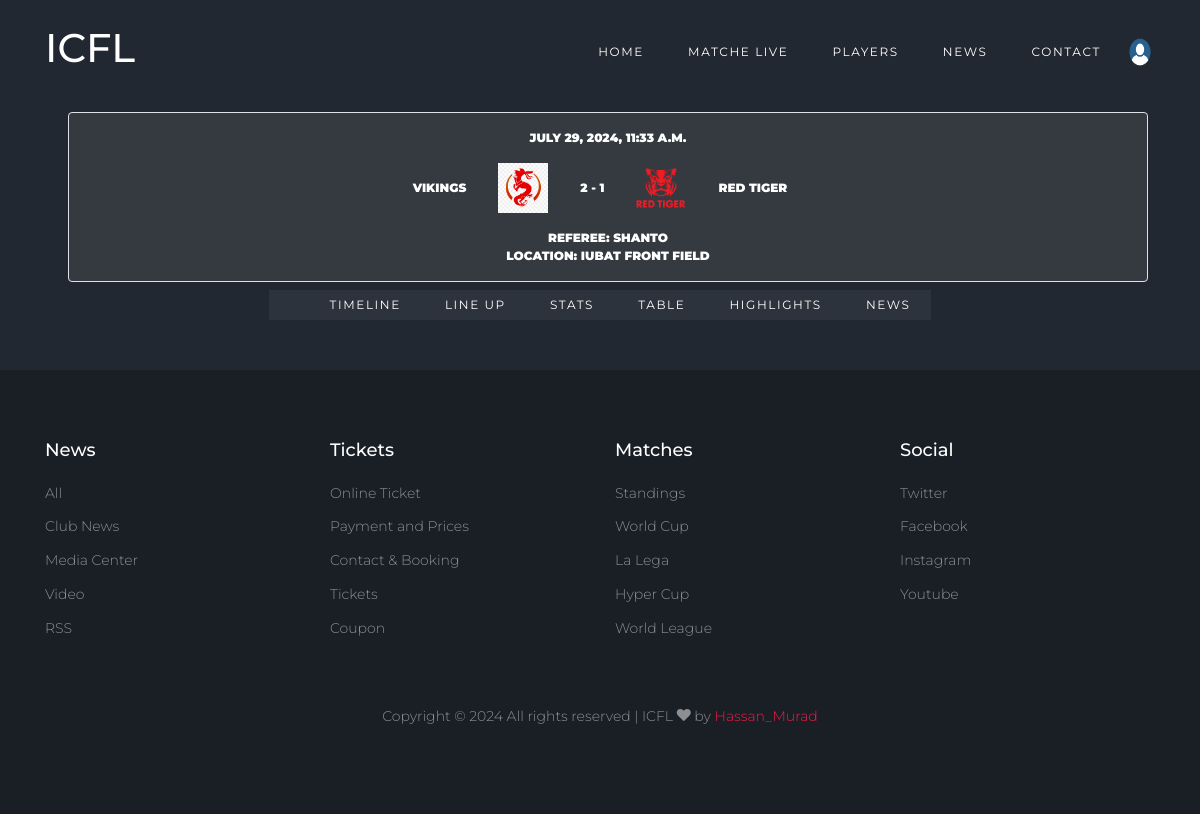
/league/match-info/29/11/8/, run on the app's committed database.
### FootBall/models.py (models this page shows, shortened)
class Match(models.Model):
    left_team = models.ForeignKey(Team, on_delete=models.CASCADE, related_name="left_matches")
    right_team = models.ForeignKey(Team, on_delete=models.CASCADE, related_name="right_matches")
    left_score = models.PositiveIntegerField(default=0, verbose_name="Left Team Score")
    right_score = models.PositiveIntegerField(default=0, verbose_name="Right Team Score")
    scoring_players_left_team = models.ManyToManyField(Player, related_name="left_team_scoring_matches", blank=True)
    scoring_players_right_team = models.ManyToManyField(Player, related_name="right_team_scoring_matches", blank=True)
    Total_assist_left_team = models.ManyToManyField(Player, related_name="left_team_Total_assist", blank=True)
    Total_assist_right_team = models.ManyToManyField(Player, related_name="right_team_Total_assist", blank=True)
    yellow_card_players_left_team = models.ManyToManyField(Player, related_name="left_team_yellow_card_matches", blank=True)
    yellow_card_players_right_team = models.ManyToManyField(Player, related_name="right_team_yellow_card_matches", blank=True)
    red_card_players_left_team = models.ManyToManyField(Player, related_name="left_team_red_card_matches", blank=True)
    red_card_players_right_team = models.ManyToManyField(Player, related_name="right_team_red_card_matches", blank=True)
    player_of_match = models.ForeignKey(Player, related_name="player_of_match", on_delete=models.SET_NULL, null=True, blank=True)
    left_formation = models.CharField(max_length=10, verbose_name="Left Team Formation 4-3-3-1",blank=True,)
    right_formation = models.CharField(max_length=10, verbose_name="Right Team Formation 4-4-2-1",blank=True)
    referee = models.ForeignKey(Referee,  on_delete=models.SET_NULL, null=True, blank=True)
    create_at = models.DateTimeField(verbose_name="Match Time", auto_now_add=False)
    match_details = models.TextField(verbose_name="Match Details",blank=True)
    location = models.CharField(max_length=100, verbose_name="Match Location")
    img = models.ImageField(upload_to='match_images', null=True, blank=True)
    highlights = models.FileField(
        upload_to='videos', null=True, blank=True,
        validators=[FileExtensionValidator(allowed_extensions=['MOV', 'avi', 'mp4', 'webm', 'mkv'])]
    )
    live = models.BooleanField(default=True)

class Team(models.Model):
    team_name = models.CharField(max_length=30, verbose_name="team name")
    team_logo = models.ImageField(upload_to="team_logo", verbose_name="Team Logo")
    coach_name = models.CharField(max_length=20, verbose_name="Coach Name")
    batch_name = models.CharField(choices=BATCH_CHOICES, max_length=20)
    phone = models.CharField(max_length=20, verbose_name="Phone Number")
    email = models.EmailField(max_length=50, verbose_name="Team Email")
    price = models.DecimalField(max_digits=10, decimal_places=2)
    def __str__(self):
        return str(self.team_name)

class Referee(models.Model):
    referee_name = models.CharField(max_length=50, verbose_name="Referee Name")
    referee_img = models.ImageField(upload_to='referee_images')
    phone = models.CharField(max_length=20, verbose_name="Phone Number")
    email = models.EmailField(max_length=50, verbose_name="Email")
    info = models.TextField()
    total_officiated = models.PositiveIntegerField(verbose_name="Total Matches Officiated")
    def __str__(self):
        return self.referee_name

### FootBall/views.py (the view)
# urls.py: path('match-info/<int:match_id>/<int:team1_id>/<int:team2_id>/',views.MatcheInfo,name='match_info'),
def MatcheInfo(request,match_id=None, team1_id=None, team2_id=None):
    match = get_object_or_404(Match, id=match_id)
    left_team_scorers = match.scoring_players_left_team.all()
    right_team_scorers = match.scoring_players_right_team.all()
    left_team_assist = match.Total_assist_left_team.all()
    right_team_assist = match.Total_assist_right_team.all()
    left_team_yellow = match.yellow_card_players_left_team.all()
    right_team_yellow = match.yellow_card_players_right_team.all()
    left_team_red = match.red_card_players_left_team.all()
    right_team_red = match.red_card_players_right_team.all()
    player_of_matches = match.player_of_match
    left_team_players = []
    right_team_players = []
    if match:
        left_team_players = Player.objects.filter(team=match.left_team)
        right_team_players = Player.objects.filter(team=match.right_team)
    team1 = get_object_or_404(Team, id=team1_id)
    team2 = get_object_or_404(Team, id=team2_id)
    now = timezone.now()
    matches =  Match.objects.filter(
        (Q(left_team=team1, right_team=team2) | Q(left_team=team2, right_team=team1)) & Q(create_at__lt=now)
    ).order_by('create_at')
    total_matches = matches.count()
    team1_wins = matches.filter(
        Q(left_team=team1, left_score__gt=F('right_score')) | Q(right_team=team1, right_score__gt=F('left_score'))
    ).count()
    team2_wins = matches.filter(
        Q(left_team=team2, left_score__gt=F('right_score')) | Q(right_team=team2, right_score__gt=F('left_score'))
    ).count()
    draws = matches.filter(left_score=F('right_score')).count()
    events = match.events.order_by('event_time')
    point = TeamStats.objects.all().order_by('-points', '-goals_scored')
    context = {
        'matches': match,
        'left_team_players':left_team_players,
        'right_team_players':right_team_players,
        'left_team_scoring_p':left_team_scorers,
        'right_team_scoring_p':right_team_scorers,
        'left_team_assist':left_team_assist,
        'right_team_assist':right_team_assist,
        'left_team_yellow':left_team_yellow,
        'right_team_yellow':right_team_yellow,
        'left_team_red':left_team_red,
        'right_team_red':right_team_red,
        'player_of_matches':player_of_matches,
        'team1': team1,
        'team2': team2,
        'total_matches': total_matches,
        'team1_wins': team1_wins,
        'team2_wins': team2_wins,
        'draws': draws,
        'allmatches':matches,
        'events':events,
        'teams':point
    }
    return render(request, 'FootBall/matchinfo.html',context)

### FootBall/models.py (called while the page is built)
    def __str__(self):
        return self.player_name

### templates/FootBall/matchinfo.html (shortened to what this page needs)
{% extends 'bases.html' %}
{% load static %}
{% block main-content %}
<div class="site-section ">
    <div class="container mt-4" >
         <div class="container" >
            <a href=""
                class="border m-2 p-3 w-100 align-items-center justify-content-center btn btn-dark ">
                <span class=" ">{{matches.create_at}}</span>
                <div class="d-flex  align-items-center justify-content-center  ">
                    <span class="pr-3"> {{ matches.left_team }} </span>
                    <span class="p-3"> <img src="{{ matches.left_team.team_logo.url }}"
                            alt="Image" height="50px">
                    </span>
                    <span class="p-3"> {{ matches.left_score }} - {{ matches.right_score }} </span>
                    <span class="p-3"> <img src="{{ matches.right_team.team_logo.url }}"
                            alt="Image" height="50px">
                    </span>
                    <span class="p-3"> {{ matches.right_team }} </span>
                </div>
                <span class=" ">Referee: {{matches.referee}} <br> Location: {{matches.location}}
                </span>
            </a>
        </div>
    </div>
    <div class="d-flex align-items-center justify-content-center site-navbar">
        <div class="site-navigation position-relative text-right">
            <ul class="site-menu main-menu mr-auto d-lg-block bg-light">
                <li><a data-target="#timeline" class="mnav-link" style="cursor: pointer;">TIMELINE</a></li>
                <li><a data-target="#lineup" class="mnav-link" style="cursor: pointer;">LINE UP</a></li>
                <li><a data-target="#stats" class="mnav-link" style="cursor: pointer;">STATS</a></li>
                <li><a data-target="#pointtbale" class="mnav-link" style="cursor: pointer;">TABLE</a></li>
                <li><a data-target="#highlights" class="mnav-link" style="cursor: pointer;">HIGHLIGHTS</a></li>
                <li><a href="" class="mnav-link" style="cursor: pointer;">NEWS</a></li>
            </ul>
        </div>
    </div>
</div>
{% endblock main-content %}

### static/css/style.css (style rules this page uses)
body { line-height: 1.7; color: gray; font-weight: 300; background-color: #222831; font-size: 16px; }
a { -webkit-transition: .3s all ease; -o-transition: .3s all ease; transition: .3s all ease; }
.btn { text-transform: uppercase; font-size: 12px; font-weight: 900; border-width: 2px; }
.site-section { padding: 2.5em 0; }
@media (min-width: 768px) { .site-section { padding: 5em 0; } }
.site-navbar { margin-bottom: 0px; z-index: 1999; position: absolute; width: 100%; }
.site-navbar .site-navigation .site-menu { margin-bottom: 0; }
.site-navbar .site-navigation .site-menu a { text-decoration: none !important; display: inline-block; }
.site-navbar .site-navigation .site-menu > li { display: inline-block; }
.site-navbar .site-navigation .site-menu > li > a { padding: 5px 20px; color: #fff; font-size: 12px; letter-spacing: .1rem; text-transform: uppercase; font-weight: 400; display: inline-block; text-decoration: none !important; }
.bg-light { background: rgba(255, 255, 255, 0.05) !important; }

### data on the page
Match: create_at "JULY 29, 2024, 11:33 A.M.", left_team "VIKINGS", left_team.team_logo (picture), left_score "2", right_score "1", right_team.team_logo (picture), right_team "RED TIGER", referee "SHANTO", location "IUBAT FRONT FIELD"
